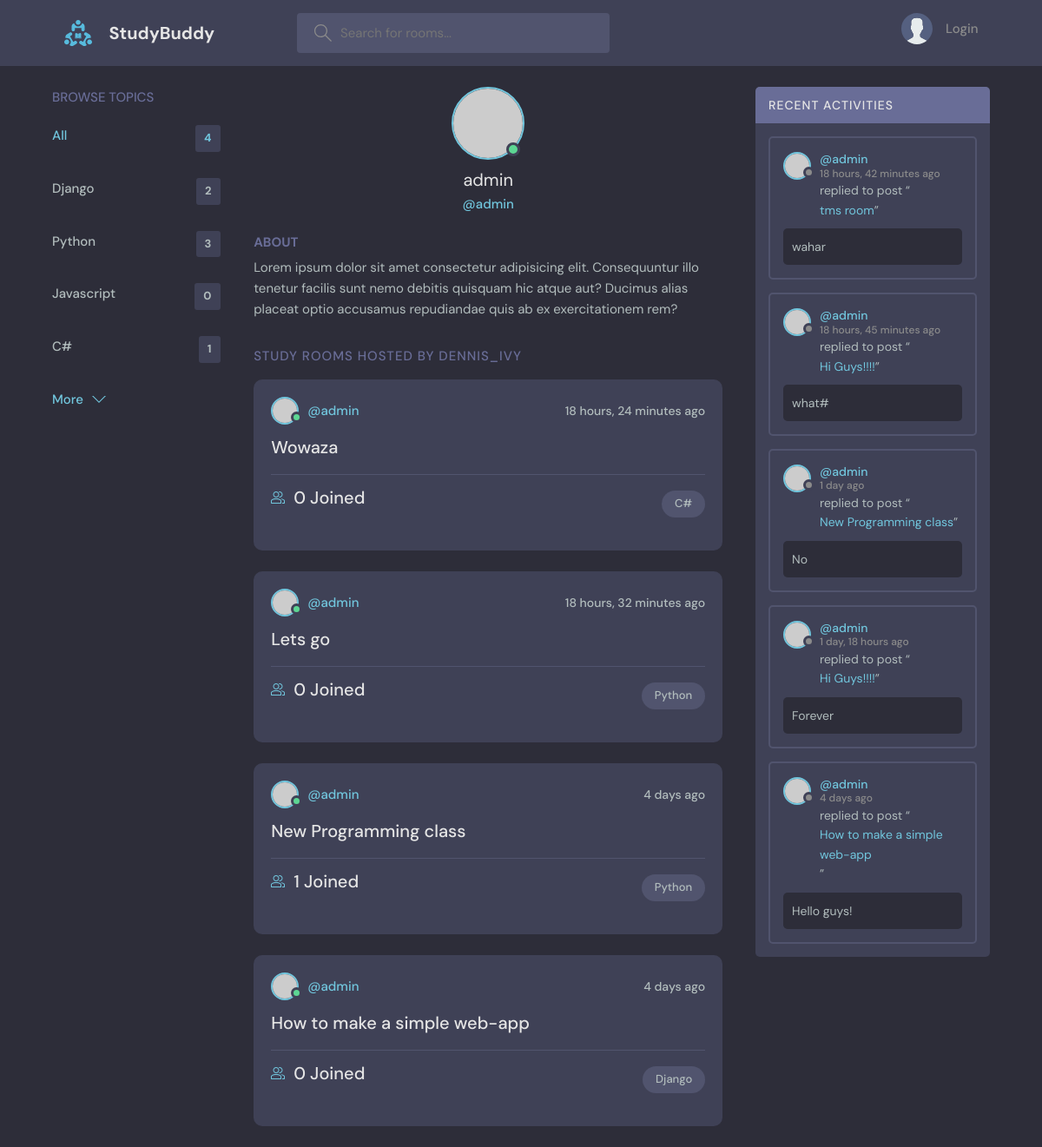
The app's page /profile/1/, older data.
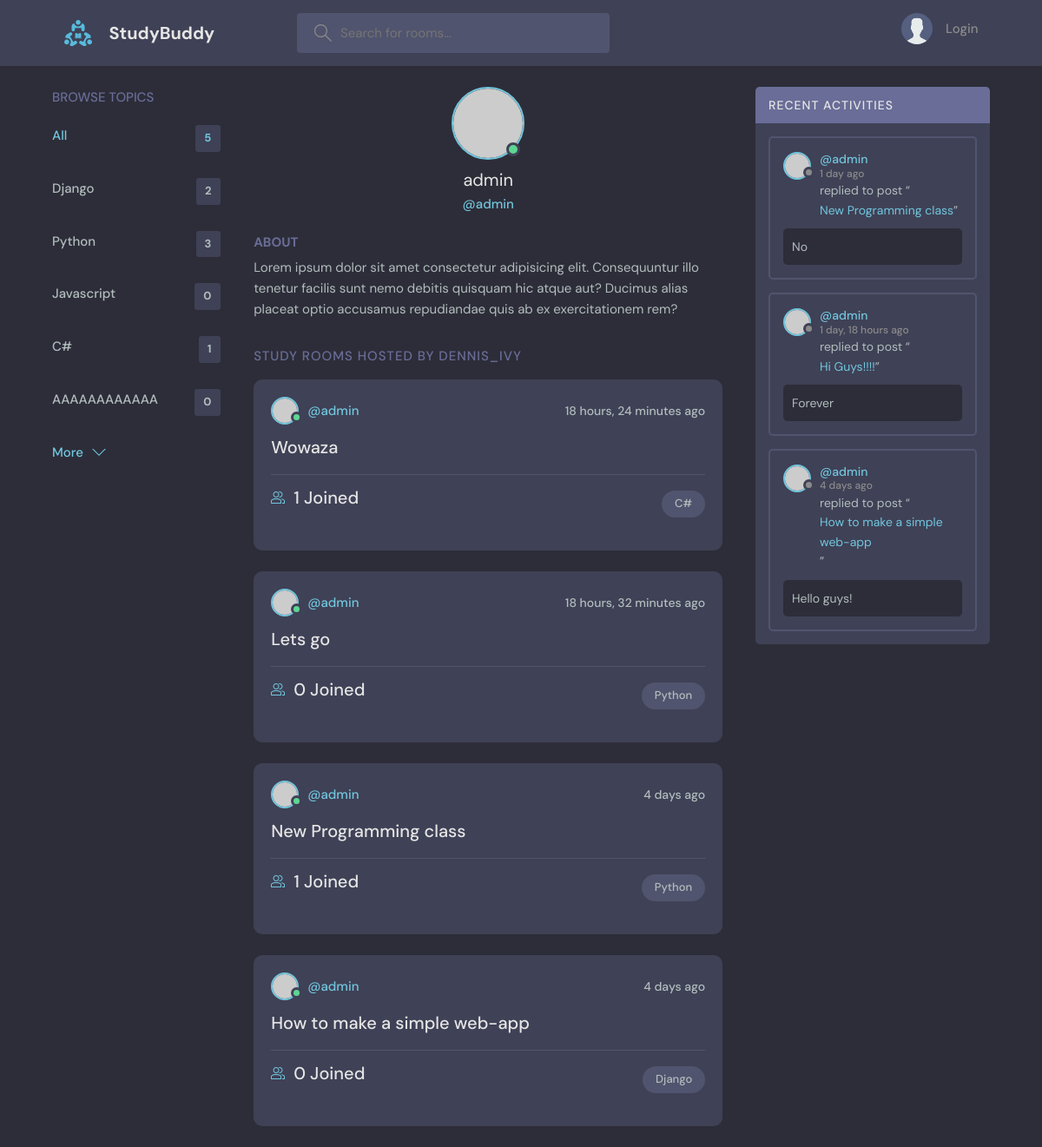
The same page, newer data.
### messagingapp/models.py (models this page shows, shortened)
class Topic(models.Model):
    name = models.CharField(max_length=200)

class Room(models.Model):
    host = models.ForeignKey(User, on_delete=models.SET_NULL, null=True)
    topic = models.ForeignKey(Topic, on_delete=models.SET_NULL, null=True)
    name = models.CharField(max_length=200)
    description = models.TextField(null=True, blank=True)
    participants = models.ManyToManyField(User, related_name='participants', blank=True)
    updated = models.DateTimeField(auto_now=True)
    created = models.DateTimeField(auto_now_add=True)
    class Meta:
        ordering = ['-updated', '-created']
    def __str__(self):
        return self.name

class Message(models.Model):
    user = models.ForeignKey(User, on_delete=models.CASCADE)
    room = models.ForeignKey(Room, on_delete=models.CASCADE)
    body = models.TextField()
    updated = models.DateTimeField(auto_now=True)
    created = models.DateTimeField(auto_now_add=True)
    class Meta:
        ordering = ['-updated', '-created']

### messagingapp/views.py (the view)
# urls.py: path('profile/<str:pk>/', views.user_profile, name='user-profile'),
def user_profile(request: HttpRequest, pk: str) -> HttpResponse:
    user = User.objects.get(id=pk)
    rooms = user.room_set.all()
    room_messages = user.message_set.all()
    topics = Topic.objects.all()
    context = {'user': user, 'rooms':rooms, 'room_messages': room_messages, 'topics': topics}
    return render(request, 'messagingapp/profile.html', context)

### messagingapp/templates/messagingapp/profile.html (shortened to what this page needs)
{% extends 'base.html' %}
{% block content %}
  <main class="profile-page layout layout--3">
    <div class="container">
      {% include 'messagingapp/topics_component.html' %}
      <div class="roomList">
        <div class="profile">
          <div class="profile__avatar">
            <div class="avatar avatar--large active">
              <img src="https://randomuser.me/api/portraits/men/11.jpg" />
            </div>
          </div>
          <div class="profile__info">
            <h3>{{ user.username }}</h3>
            <p>@{{ user.username }}</p>
          </div>
          <div class="profile__about">
            <h3>About</h3>
            <p>
              Lorem ipsum dolor sit amet consectetur adipisicing elit. Consequuntur illo tenetur
              facilis sunt nemo debitis quisquam hic atque aut? Ducimus alias placeat optio
              accusamus repudiandae quis ab ex exercitationem rem?
            </p>
          </div>
        </div>
        <div class="roomList__header">
          <div>
            <h2>Study Rooms Hosted by dennis_ivy</a>
            </h2>
          </div>
        </div>
        {% include 'messagingapp/feed_component.html' %}
      </div>
      {% include 'messagingapp/activity_component.html' %}
    </div>
  </main>
{% endblock content %}

### messagingapp/templates/messagingapp/topics_component.html
<div class="topics">
  <div class="topics__header">
    <h2>Browse Topics</h2>
  </div>
  <ul class="topics__list">
    <li>
      <a href="{% url 'home' %}" class="active">All <span>{{ topics.count }}</span></a>
    </li>
      {% for topic in topics %}
        <li>
          <a href="{% url 'home' %}?q={{ topic.name }}">{{ topic.name }} <span>{{ topic.room_set.all.count }}</span></a>
        </li>
      {% endfor %}
  </ul>
  <a class="btn btn--link" href="topics.html">
    More
    <svg version="1.1" xmlns="http://www.w3.org/2000/svg" width="32" height="32" viewBox="0 0 32 32">
      <title>chevron-down</title>
      <path d="M16 21l-13-13h-3l16 16 16-16h-3l-13 13z"></path>
    </svg>
  </a>
</div>

### messagingapp/templates/messagingapp/feed_component.html (shortened to what this page needs)
{% for room in rooms %}
    <div class="roomListRoom">
        <div class="roomListRoom__header">
          <a href="{% url 'user-profile' room.host.id %}" class="roomListRoom__author">
            <div class="avatar avatar--small active">
              <img src="https://randomuser.me/api/portraits/men/11.jpg" />
            </div>
            <span>@{{ room.host.username }}</span>
          </a>
          <div class="roomListRoom__actions">
            <span>{{ room.created|timesince }} ago</span>
          </div>
        </div>
        <div class="roomListRoom__content">
          <a href="{% url 'room' room.id %}">{{ room.name }}</a>
            <div class="roomListRoom__meta">
              <a href="{% url 'room' room.id %}" class="roomListRoom__joined">
                  {{ room.participants.all.count }} Joined
              </a>
              <p class="roomListRoom__topic">{{ room.topic.name }}</p>
            </div>
        </div>
    </div>
{% endfor %}

### messagingapp/templates/messagingapp/activity_component.html (shortened to what this page needs)
<div class="activities">
  <div class="activities__header">
    <h2>Recent Activities</h2>
  </div>
    {% for message in room_messages %}
        <div class="activities__box">
            <div class="activities__boxHeader roomListRoom__header">
              <a href="{% url 'user-profile' message.user.id %}" class="roomListRoom__author">
                <div class="avatar avatar--small">
                  <img src="https://randomuser.me/api/portraits/women/11.jpg" />
                </div>
                <p>
                  @{{ message.user }}
                  <span>{{ message.created|timesince }} ago</span>
                </p>
              </a>
            </div>
            <div class="activities__boxContent">
              <p>replied to post “<a href="{% url 'room' message.room.id %}">{{ message.room}}</a>”</p>
              <div class="activities__boxRoomContent">
                  {{ message.body }}
              </div>
            </div>
        </div>
    {% endfor %}
  </div>

Row changes from the older to the newer data that the page shows:
removed Message: user "admin", created "18 hours, 42 minutes", room "tms room", body "wahar"
removed Message: user "admin", created "18 hours, 45 minutes", room "Hi Guys!!!!", body "what#"
added Topic: name "AAAAAAAAAAAA", room_set.all.count "0"
computed for Room "Wowaza": participants.all.count "0" → "1"
Text that changed along with them:
{{ topics.count }}: "4" → "5"
